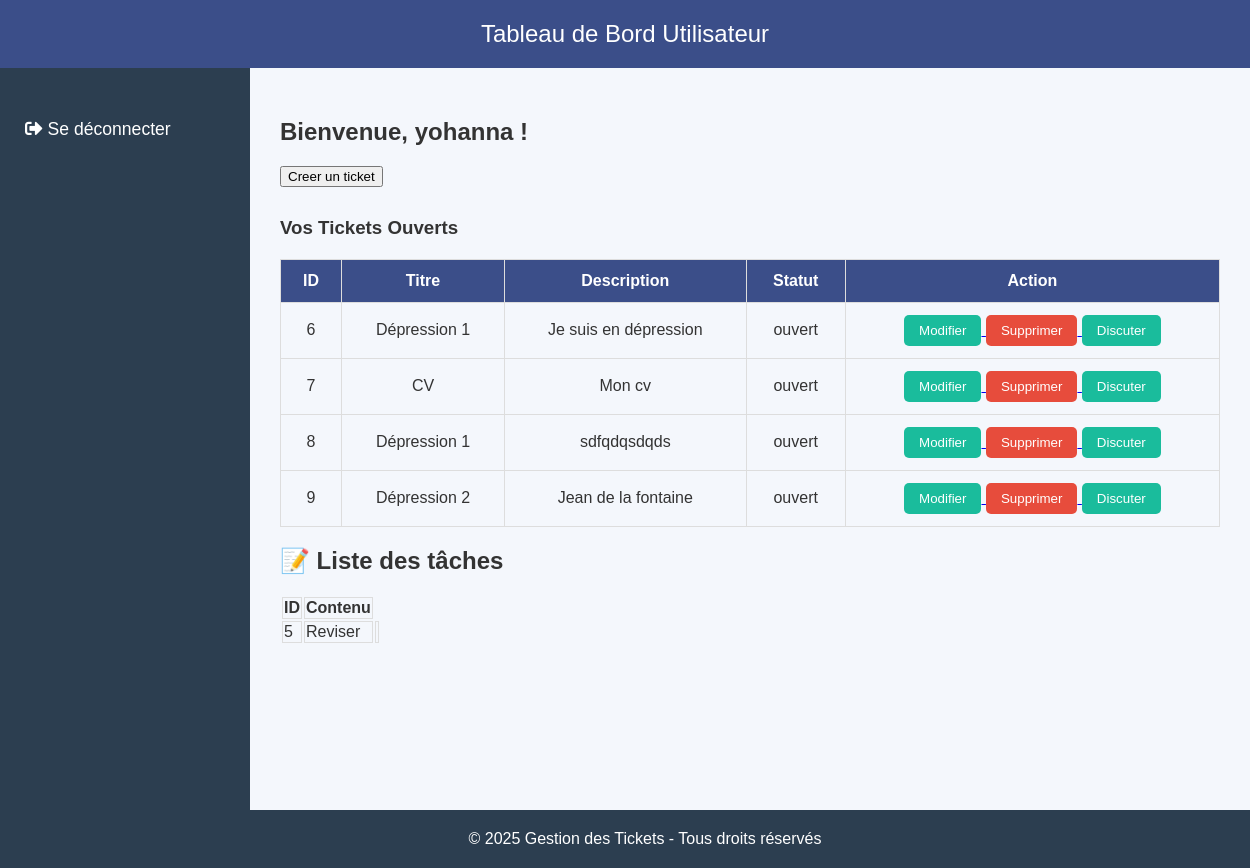
Page / (signed in) on the committed database.
### app.py (models this page shows, shortened)
class User(db.Model):
    id = db.Column(db.Integer, primary_key=True)
    username = db.Column(db.String(20), unique=True, nullable=False)
    password = db.Column(db.String(60), nullable=False)
    role = db.Column(db.String(60), nullable=True)
    tasks = db.relationship('Task', backref='user', lazy=True)
    tickets = db.relationship('Ticket', backref='user', lazy=True)

class Ticket(db.Model):
    id = db.Column(db.Integer, primary_key=True)
    user_id = db.Column(db.Integer, db.ForeignKey('user.id'), nullable=False)  # Clé étrangère
    title = db.Column(db.String(100), nullable=False)
    description = db.Column(db.Text, nullable=False)
    status = db.Column(db.String(50), nullable=False, default="ouvert")  # Exemple : ouvert, en cours, fermé

class Task(db.Model):
    id = db.Column(db.Integer, primary_key=True)
    content = db.Column(db.String(200), nullable=False)
    user_id = db.Column(db.Integer, db.ForeignKey('user.id'), nullable=False)

### app.py (the view, shortened to what this page needs)
@app.route('/')
def index():
    if session:
        tasks = Task.query.all()
        tickets = db.session.query(Ticket.id, Ticket.title, Ticket.description, Ticket.status, User.username, User.id.label("user_id")) \
                            .join(User, Ticket.user_id == User.id).all()
        total_users = User.query.count()
        total_tickets = Ticket.query.count()
        open_tickets = Ticket.query.filter_by(status="open").count()
        closed_tickets = Ticket.query.filter_by(status="closed").count()
        in_progress_tickets = Ticket.query.filter_by(status="in progress").count()
        pending_tickets = Ticket.query.filter_by(status="pending").count()
        if session['role'] == "user":
            tasks = Task.query.filter_by(user_id=session["user_id"]).all()
            ticket = Ticket.query.filter_by(user_id=session["user_id"]).all()
            print(ticket)
            return render_template('index.html',tasks = tasks,tickets = ticket)
    else:
        return redirect(url_for('login'))

### app.py (called while the page is built)
@login_manager.user_loader
def load_user(user_id):
    return User.query.get(user_id)

### templates/index.html (shortened to what this page needs)
{% if session['role'] %}
{% if session['role'] == 'user' %}
<!DOCTYPE html>
<html lang="fr">
<head>
    <link rel="stylesheet" href="https://cdnjs.cloudflare.com/ajax/libs/font-awesome/5.15.4/css/all.min.css" />
    <link rel="stylesheet" href="https://cdnjs.cloudflare.com/ajax/libs/animate.css/4.1.1/animate.min.css"/>
</head>
<body>
<header>
    Tableau de Bord Utilisateur
</header>
<div class="container">
    <nav class="sidebar">
        <ul>
           <li><a href="{{ url_for('logout') }}"><i class="fas fa-sign-out-alt"></i> Se déconnecter</a></li>
        </ul>
    </nav>
    <main class="main-content">
        <div class="user-info">
            <h2>Bienvenue, {{ session['username'] }} !</h2>
            <p><a href="{{url_for('tickets')}}"><button>Creer un ticket</button></a></p>
        </div>
        <div class="ticket-list">
            <h3>Vos Tickets Ouverts</h3>
            <table>
                <thead>
                    <tr>
                        <th>ID</th>
                        <th>Titre</th>
                        <th>Description</th>
                        <th>Statut</th>
                        <th>Action</th>
                    </tr>
                </thead>
                <tbody>
                    {% for ticket in tickets %}
                    <tr>
                        <td>{{ ticket.id }}</td>
                        <td>{{ ticket.title }}</td>
                        <td>{{ ticket.description }}</td>
                        <td>{{ ticket.status }}</td>
                        <td>
                            <a href="{{ url_for('edit_ticket', ticket_id=ticket.id) }}">
                                <button class="btn">Modifier</button>
                            </a>
                            <a href="{{ url_for('delete_ticket', ticket_id=ticket.id) }}">
                                <button class="btn btn-danger">Supprimer</button>
                            </a>
                            <a href="{{ url_for('ticket_view', ticket_id=ticket.id) }}">
                                <button class="btn btn-delete">Discuter</button>
                            </a>
                        </td>
                    </tr>
                    {% endfor %}
                </tbody>
            </table>
        </div>
        <div class="bg-white shadow-lg rounded-lg p-8 w-full max-w-2xl">
                <h2 class="text-2xl font-bold text-center text-gray-700 mb-6">📝 Liste des tâches</h2>
                {% if tasks %}
                <div class="overflow-x-auto">
                    <table class="w-full border-collapse fade-in">
                        <thead>
                            <tr class="bg-blue-600 text-white">
                                <th class="p-3 text-left">ID</th>
                                <th class="p-3 text-left">Contenu</th>
                            </tr>
                        </thead>
                        <tbody>
                            {% for task in tasks %}
                            <tr class="border-b">
                                <td class="p-3">{{ task.id }}</td>
                                <td class="p-3">{{ task.content }}</td>
                                <td class="p-3">
                                </td>
                            </tr>
                            {% endfor %}
                        </tbody>
                    </table>
                </div>
                {% else %}
                <p class="text-center text-gray-600 text-lg">Aucune tâche trouvée.</p>
                {% endif %}
            </div>
    </main>
</div>
<div class="footer">
    © 2025 Gestion des Tickets - Tous droits réservés
</div>
</body>
</html>
</body>
</html>
{% endif %}
{% else %}
<p>Salut</p>
{% endif %}

### templates/index.html (style rules this page uses)
body { font-family: 'Arial', sans-serif; margin: 0; padding: 0; background-color: #f4f7fc; color: #333; }
header { background-color: #3b4e89; color: white; padding: 20px 40px; text-align: center; font-size: 1.5em; }
.container { display: flex; min-height: 100vh; }
.sidebar { width: 240px; background-color: #2c3e50; color: white; padding-top: 20px; padding-left: 10px; }
.sidebar ul { list-style-type: none; padding: 0; }
.sidebar ul li { padding: 15px; text-align: left; transition: 0.3s ease; }
.sidebar ul li a { color: white; text-decoration: none; font-size: 1.1em; }
.main-content { flex-grow: 1; padding: 30px; }
.footer { text-align: center; padding: 20px; background-color: #2c3e50; color: white; position: absolute; bottom: 0; width: 100%; }
.user-info { margin-bottom: 30px; }
.ticket-list { margin-top: 30px; }
.ticket-list table { width: 100%; border-collapse: collapse; margin-top: 20px; }
.ticket-list table, th, td { border: 1px solid #ddd; }
.ticket-list th, .ticket-list td { padding: 12px 15px; text-align: center; }
.ticket-list th { background-color: #3b4e89; color: white; }
.ticket-list .btn { padding: 8px 15px; border: none; border-radius: 5px; background-color: #1abc9c; color: white; cursor: pointer; }
.ticket-list .btn-danger { background-color: #e74c3c; }

### rows in the picture
User: username "yohanna"
Ticket: id "6", title "Dépression 1", description "Je suis en dépression", status "ouvert"
Ticket: id "7", title "CV", description "Mon cv", status "ouvert"
Ticket: id "8", title "Dépression 1", description "sdfqdqsdqds", status "ouvert"
Ticket: id "9", title "Dépression 2", description "Jean de la fontaine", status "ouvert"
Task: id "5", content "Reviser"
